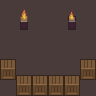

This is a level from a 2D game, rendered from its Tiled map with the project's own tilesets. A one-line summary and the complete map file follow:
An orthogonal 6x6 tile map with 16x16 px tiles, 4 tile layers (Floor1, Floor2 (Decorations), Walls (Collidable), Items1 (Collidable)), 2 hidden layers not drawn.

<map version="1.2" tiledversion="1.2.1" orientation="orthogonal" renderorder="right-down" width="6" height="6" tilewidth="16" tileheight="16" infinite="0" nextlayerid="7" nextobjectid="1">
 <tileset firstgid="1" source="../../../../tilesets/actual/UltimateTileset.tsx" />
 <layer id="1" name="Floor1" width="6" height="6">
  <data encoding="csv">
143,143,143,143,143,143,
143,143,143,143,143,143,
143,143,143,143,143,143,
143,143,143,143,143,143,
143,143,143,143,143,143,
143,143,143,143,143,143
</data>
 </layer>
 <layer id="2" name="Floor2 (Decorations)" width="6" height="6">
  <data encoding="csv">
0,0,0,0,0,0,
0,0,0,0,0,0,
0,0,0,0,0,0,
0,0,0,0,0,0,
0,0,0,0,0,0,
0,0,0,0,0,0
</data>
 </layer>
 <layer id="3" name="Walls (Collidable)" width="6" height="6">
  <data encoding="csv">
0,0,0,0,0,0,
0,0,0,0,0,0,
0,0,0,0,0,0,
0,0,0,0,0,0,
0,0,0,0,0,0,
0,0,0,0,0,0
</data>
 </layer>
 <layer id="4" name="Items1 (Collidable)" width="6" height="6">
  <data encoding="csv">
0,213,0,0,214,0,
0,229,0,0,230,0,
0,0,0,0,0,0,
265,0,0,0,0,265,
281,265,265,265,265,281,
0,281,281,281,281,0
</data>
 </layer>
 <layer id="5" name="Items2 (Triggerable)" width="6" height="6" visible="0">
  <data encoding="csv">
0,0,0,0,0,0,
0,0,0,0,0,0,
0,0,0,0,0,0,
204,0,0,0,0,206,
0,203,0,0,205,0,
0,0,0,0,0,0
</data>
 </layer>
 <layer id="6" name="Characters" width="6" height="6" visible="0">
  <data encoding="csv">
0,0,0,0,0,0,
0,0,0,0,0,0,
0,0,0,0,0,0,
0,0,0,388,0,0,
0,0,0,0,0,0,
0,0,0,0,0,0
</data>
 </layer>
</map>
